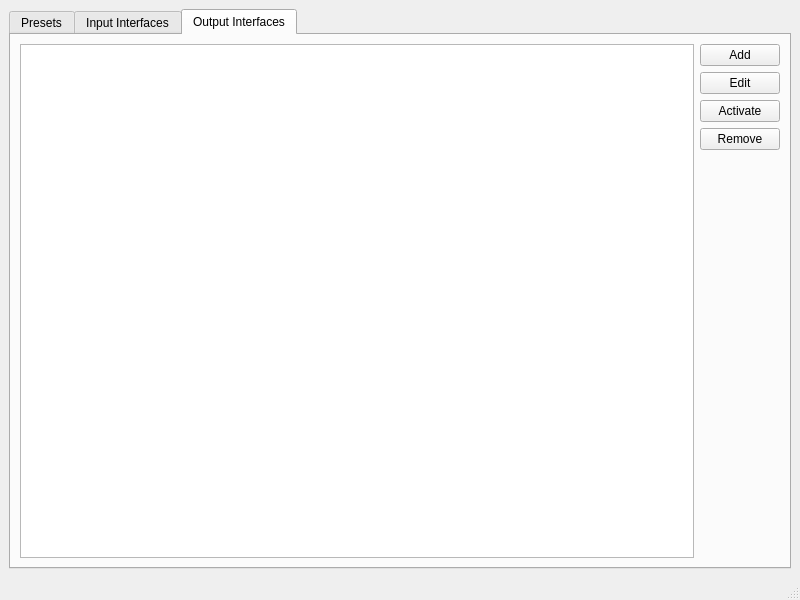
<?xml version="1.0" encoding="UTF-8"?>
<ui version="4.0">
 <class>MainWindow</class>
 <widget class="QMainWindow" name="MainWindow">
  <property name="geometry">
   <rect>
    <x>0</x>
    <y>0</y>
    <width>800</width>
    <height>600</height>
   </rect>
  </property>
  <property name="windowTitle">
   <string>Glowstone LED Strip Interface and Configurator</string>
  </property>
  <widget class="QWidget" name="centralwidget">
   <layout class="QVBoxLayout" name="verticalLayout">
    <item>
     <widget class="QTabWidget" name="tabs">
      <property name="currentIndex">
       <number>2</number>
      </property>
      <widget class="QWidget" name="presets">
       <attribute name="title">
        <string>Presets</string>
       </attribute>
       <layout class="QHBoxLayout" name="horizontalLayout">
        <item>
         <widget class="QListWidget" name="presetList"/>
        </item>
        <item>
         <layout class="QVBoxLayout" name="verticalLayout_2">
          <item>
           <widget class="QPushButton" name="presetNewButton">
            <property name="text">
             <string>New Preset</string>
            </property>
           </widget>
          </item>
          <item>
           <widget class="QPushButton" name="presetLoadButton">
            <property name="text">
             <string>Load</string>
            </property>
           </widget>
          </item>
          <item>
           <widget class="QPushButton" name="presetOverwriteButton">
            <property name="text">
             <string>Overwrite</string>
            </property>
           </widget>
          </item>
          <item>
           <widget class="QPushButton" name="presetRemoveButton">
            <property name="text">
             <string>Remove</string>
            </property>
           </widget>
          </item>
          <item>
           <widget class="Line" name="line">
            <property name="orientation">
             <enum>Qt::Horizontal</enum>
            </property>
           </widget>
          </item>
          <item>
           <widget class="QPushButton" name="presetImport">
            <property name="text">
             <string>Import</string>
            </property>
           </widget>
          </item>
          <item>
           <widget class="QPushButton" name="presetExport">
            <property name="text">
             <string>Export</string>
            </property>
           </widget>
          </item>
          <item>
           <widget class="QPushButton" name="presetExportAll">
            <property name="text">
             <string>Export All</string>
            </property>
           </widget>
          </item>
          <item>
           <spacer name="verticalSpacer">
            <property name="orientation">
             <enum>Qt::Vertical</enum>
            </property>
            <property name="sizeHint" stdset="0">
             <size>
              <width>20</width>
              <height>40</height>
             </size>
            </property>
           </spacer>
          </item>
         </layout>
        </item>
       </layout>
      </widget>
      <widget class="QWidget" name="inputs">
       <attribute name="title">
        <string>Input Interfaces</string>
       </attribute>
       <layout class="QHBoxLayout" name="horizontalLayout_2">
        <item>
         <widget class="QListWidget" name="inputList"/>
        </item>
        <item>
         <layout class="QVBoxLayout" name="verticalLayout_3">
          <item>
           <widget class="QPushButton" name="inputAddButton">
            <property name="text">
             <string>Add</string>
            </property>
           </widget>
          </item>
          <item>
           <widget class="QPushButton" name="inputEditButton">
            <property name="text">
             <string>Edit</string>
            </property>
           </widget>
          </item>
          <item>
           <widget class="QPushButton" name="inputActivateButton">
            <property name="text">
             <string>Activate</string>
            </property>
           </widget>
          </item>
          <item>
           <widget class="QPushButton" name="inputRemoveButton">
            <property name="text">
             <string>Remove</string>
            </property>
           </widget>
          </item>
          <item>
           <spacer name="verticalSpacer_2">
            <property name="orientation">
             <enum>Qt::Vertical</enum>
            </property>
            <property name="sizeHint" stdset="0">
             <size>
              <width>20</width>
              <height>40</height>
             </size>
            </property>
           </spacer>
          </item>
         </layout>
        </item>
       </layout>
      </widget>
      <widget class="QWidget" name="outputs">
       <attribute name="title">
        <string>Output Interfaces</string>
       </attribute>
       <layout class="QHBoxLayout" name="horizontalLayout_3">
        <item>
         <widget class="QListWidget" name="outputList"/>
        </item>
        <item>
         <layout class="QVBoxLayout" name="verticalLayout_4">
          <item>
           <widget class="QPushButton" name="outputAddButton">
            <property name="text">
             <string>Add</string>
            </property>
           </widget>
          </item>
          <item>
           <widget class="QPushButton" name="outputEditButton">
            <property name="text">
             <string>Edit</string>
            </property>
           </widget>
          </item>
          <item>
           <widget class="QPushButton" name="outputActivateButton">
            <property name="text">
             <string>Activate</string>
            </property>
           </widget>
          </item>
          <item>
           <widget class="QPushButton" name="outputRemoveButton">
            <property name="text">
             <string>Remove</string>
            </property>
           </widget>
          </item>
          <item>
           <spacer name="verticalSpacer_3">
            <property name="orientation">
             <enum>Qt::Vertical</enum>
            </property>
            <property name="sizeHint" stdset="0">
             <size>
              <width>20</width>
              <height>40</height>
             </size>
            </property>
           </spacer>
          </item>
         </layout>
        </item>
       </layout>
      </widget>
     </widget>
    </item>
   </layout>
  </widget>
  <widget class="QStatusBar" name="statusbar"/>
 </widget>
 <resources/>
 <connections/>
</ui>
